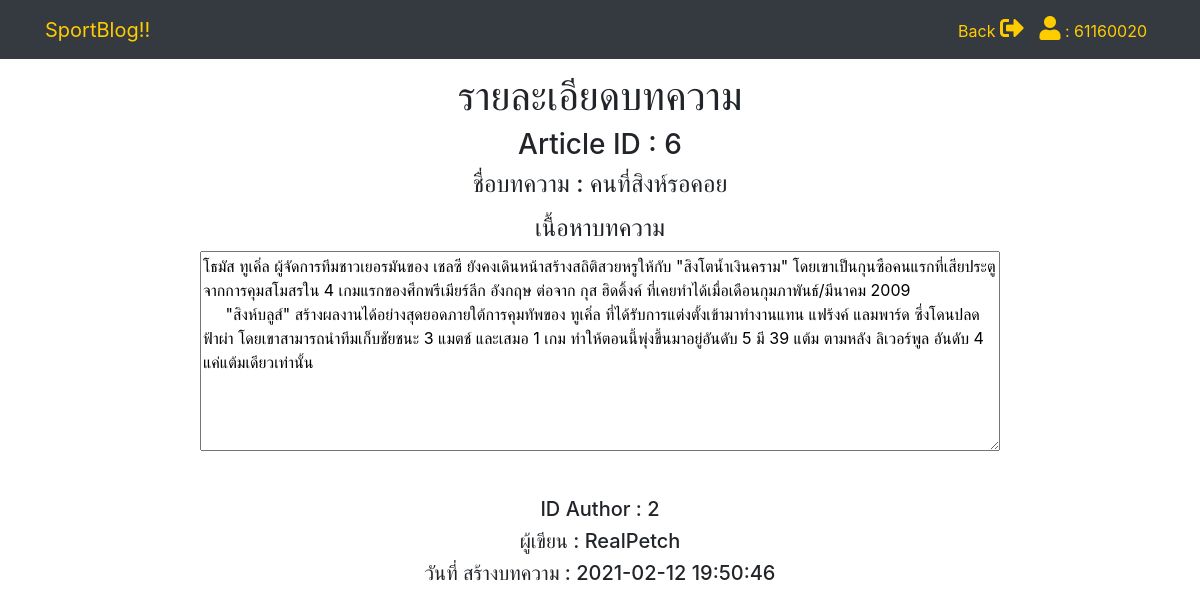
Screenshot of /sportblog/detail-Admin.php?id=6 (signed in) with the database file from the repository.
### tables this page shows
CREATE TABLE `articles` (
  `id` int(11) NOT NULL COMMENT 'id บทความ',
  `title` varchar(255) NOT NULL COMMENT 'ชื่อบทความ',
  `body` text DEFAULT NULL COMMENT 'เนื้อหาบทความ',
  `create_ts` timestamp NOT NULL DEFAULT current_timestamp() COMMENT 'วันที่เวลาที่สร้างบทความ (auto เมื่อ insert บทความใหม่)',
  `authors_id` int(11) NOT NULL COMMENT 'รหัสผู้แต่ง',
  `updatetime` datetime DEFAULT NULL COMMENT 'วันที่ เวลา ที่ปรับปรุงบทความล่าสุด\nphp function -- date(''YYYY-mm-dd H:i:s'')',
  `publish_sts` char(1) NOT NULL DEFAULT 'N' COMMENT 'N = draft\nY = publish'
);

CREATE TABLE `authors` (
  `id` int(11) NOT NULL,
  `username` varchar(45) NOT NULL,
  `passwd` varchar(45) NOT NULL,
  `name` varchar(45) NOT NULL,
  `penname` varchar(45) NOT NULL,
  `email` varchar(45) NOT NULL,
  `user_group` varchar(1) NOT NULL,
  `images` varchar(250) NOT NULL
);

### sportblog/detail-Admin.php (the view, shortened to what this page needs)
<!DOCTYPE html>
<html>
<head>
    <link rel="stylesheet" href="https://maxcdn.bootstrapcdn.com/bootstrap/4.4.1/css/bootstrap.min.css">
    <link rel="stylesheet" href="https://use.fontawesome.com/releases/v5.7.0/css/all.css">
    <link rel="stylesheet" href="https://cdnjs.cloudflare.com/ajax/libs/font-awesome/4.7.0/css/font-awesome.min.css">
</head>
<body>
<nav class="navbar navbar-expand-lg navbar-dark bg-dark fixed-top">
  <div class="container">
    <a class="navbar-brand"><font color="#FFCC00">SportBlog!! </font></a>
    <div class="collapse navbar-collapse" id="navbarResponsive">
      <ul class="navbar-nav ml-auto">
        <li class="nav-item">
          <a class="nav-link" href="index-Admin.php"><font color="#FFCC00">Back <i class='fas fa-sign-out-alt' style='font-size:24px'></font></i></a>
        </li>
        <li class="nav-item">
          <a class="nav-link" href="#"><font color="#FFCC00"><i class='fas fa-user' style='font-size:24px'></i> : <?php echo $_SESSION["username"]; ?></font></i></a>
        </li>
      </ul>
    </div>
  </div>
</nav>
<div class="container">
    <br><br><br>
    <center><h1>รายละเอียดบทความ</h1></center>
    <?php
    require_once('connection.php');
    $mysqli = new mysqli($db_host, $db_user, $db_password, $db_name);
    $mysqli->set_charset("utf8");
    $arid = $_REQUEST['id'];
    $arid = htmlentities($arid);
    $sql = "SELECT *
    FROM articles ar INNER JOIN authors a
    ON authors_id = a.id
    WHERE ar.id = ? ";
$stmt = $mysqli->prepare($sql);
$stmt->bind_param("s",$arid);
$stmt->execute();
$result = $stmt->get_result();
$row = $result->fetch_object();
?>
    <center>
    <form>
                  <h3 name="atriclesID">Article ID : <?php echo $arid ?> </h3>
                  <div class="form-group">
                    <h4>ชื่อบทความ : <?php echo $row->title ?></h4>
                  </div>
                  <div class="form-group">
                  <h4>เนื้อหาบทความ</h4>
                  <textarea style="width:800px; height:200px;"><?php echo $row->body ?></textarea>
                  </div>
                  <br>
                  <h5>ID Author : <?php echo $row->id ?></h5>
                  <h5>ผู้เขียน : <?php echo $row->penname ?></h5>
                  <div class="form-group">
                  <h5>วันที่ สร้างบทความ : <?php echo $row->create_ts ?></h5>
                  </div>
    </form>
    </center>
</div>
</body>
</html>

### rows the page displays
articles: title "คนที่สิงห์รอคอย", body "โธมัส ทูเคิ่ล ผู้จัดการทีมชาวเยอรมันของ เชลซี ยังคงเดินหน้าสร้างสถิติสวยหรูให้กับ \"สิงโตน้ำเงินคราม\" โดยเขาเป็นกุนซือคนแรกที่เสียประตูจากการคุมสโมสรใน 4 เกมแรกของศึกพรีเมียร์ลีก อังกฤษ ต่อจาก กุส ฮิดดิ้งค์ ที่เคยทำได้เมื่อเดือนกุมภาพันธ์/มีนาคม 2009 \"สิงห์บลูส์\" สร้างผลงานได้อย่างสุดยอดภายใต้การคุมทัพของ ทูเคิ่ล ที่ได้รับการแต่งตั้งเข้ามาทำงานแทน แฟร้งค์ แลมพาร์ด ซึ่งโดนปลดฟ้าผ่า โดยเขาสามารถนำทีมเก็บชัยชนะ 3 แมตช์ และเสมอ 1 เกม ทำให้ตอนนี้พุ่งขึ้นมาอยู่อันดับ 5 มี 39 แต้ม ตามหลัง ลิเวอร์พูล อันดับ 4 แค่แต้มเดียวเท่านั้น", authors "2", authors.penname "RealPetch", create_ts "2021-02-12 19:50:46"

### other values shown
$_SESSION["username"] "61160020"
$arid "6"
